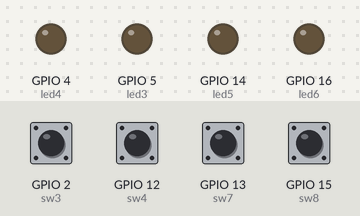
Bench run of a sketch on a simulated ESP8266 (NodeMCU). Shown: output pins drawn as LEDs (lit = HIGH). Dashed ring = blinking. Inputs (shaded band) come from the test bench; at power-on: GPIO 2 (sw3) HIGH, GPIO 12 (sw4), GPIO 13 (sw7), GPIO 15 (sw8) LOW.

Above: at 1.2 s.
1.3 s: GPIO 2 (sw3) pulled LOW for 0.15 s
At 2.15 s:
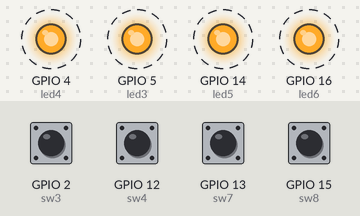
4.3 s: GPIO 12 (sw4) pulled HIGH for 0.15 s
7.3 s: GPIO 13 (sw7) pulled HIGH for 0.15 s
At 7.9 s:
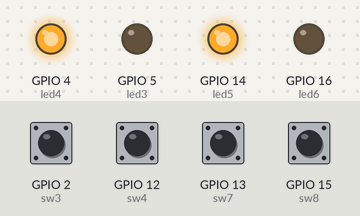
8.9 s: GPIO 15 (sw8) pulled HIGH for 1 s
At 10.3 s:
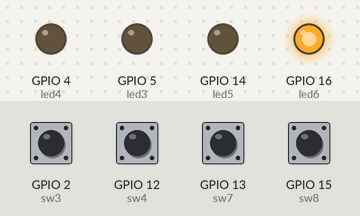
11.4 s: GPIO 15 (sw8) pulled HIGH for 0.15 s
At 12.6 s:
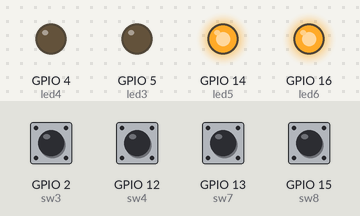
13.0 s: GPIO 2 (sw3) pulled LOW for 1 s
At 13.45 s:
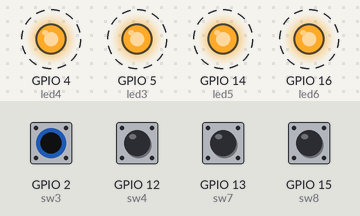
Timing chart, 0 to 17.0 s (numbered marks = the images above; inputs shaded):
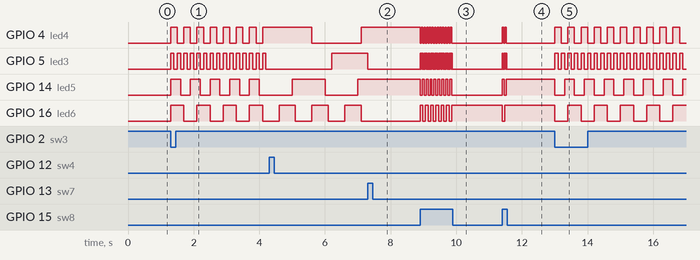

Measured:
- after the input at 1.3 s, GPIO 4 (led4): alternates HIGH for 0.20 s and LOW for 0.20 s, starting at once; GPIO 5 (led3): alternates HIGH for 0.10 s and LOW for 0.10 s, starting at once; GPIO 14 (led5): alternates HIGH for 0.30 s and LOW for 0.30 s, starting at once; GPIO 16 (led6): alternates HIGH for 0.40 s and LOW for 0.40 s, starting at once
- after the input at 7.3 s, GPIO 4 (led4): stays HIGH (without the input it goes to LOW after 1.3 s); GPIO 5 (led3): HIGH → LOW after 0.00 s instead of 0.90 s; GPIO 14 (led5): stays HIGH (without the input it goes to LOW after 0.70 s); GPIO 16 (led6): stays LOW (without the input it goes to HIGH after 0.30 s)
- after the input at 8.9 s, GPIO 4 (led4): alternates HIGH for 0.04 s and LOW for 0.04 s, 25 changes in all, then stays LOW, starting at once; GPIO 5 (led3): alternates HIGH for 0.02 s and LOW for 0.02 s, 50 changes in all, then stays LOW, starting at once
- after the input at 11.4 s, GPIO 4 (led4): alternates HIGH for 0.04 s and LOW for 0.04 s, 4 changes in all, then stays LOW, starting at once; GPIO 5 (led3): alternates HIGH for 0.02 s and LOW for 0.02 s, 8 changes in all, then stays LOW, starting at once
- after the input at 13.0 s, GPIO 4 (led4): alternates HIGH for 0.20 s and LOW for 0.20 s, starting at once; GPIO 5 (led3): alternates HIGH for 0.10 s and LOW for 0.10 s, starting at once; GPIO 14 (led5): alternates HIGH for 0.30 s and LOW for 0.30 s, starting at once; GPIO 16 (led6): alternates HIGH for 0.40 s and LOW for 0.40 s, starting at once

The sketch:

Blinking_LED.ino
```cpp
#define led3 5
#define led4 4
#define led5 14
#define led6 16
#define sw3 2 //pushbutton
#define sw4 12 //pushbutton
#define sw7 13 //switch
#define sw8 15 //switch

long debouncing_time = 50; // push button stabilizing
volatile unsigned long last_microssw3;
volatile unsigned long last_microssw4;
volatile unsigned long holdtime;
volatile bool holdcheck = false;

unsigned long previousMillis[4];

volatile bool sw7state = LOW;
volatile bool sw8state = LOW;
volatile bool sw3state = LOW;
volatile bool sw4state = LOW;

volatile uint8 config1 = 0;
volatile uint8 config2 = 0;
volatile uint8 config3 = 0;
volatile uint8 config4 = 0;

uint8 cse;

void setup() {
pinMode(led3, OUTPUT);
pinMode(led4, OUTPUT);
pinMode(led5, OUTPUT);
pinMode(led6, OUTPUT);
attachInterrupt(digitalPinToInterrupt(sw7), sw7int, CHANGE);
attachInterrupt(digitalPinToInterrupt(sw8), sw8int, CHANGE);
attachInterrupt(digitalPinToInterrupt(sw3), sw3int, CHANGE);
attachInterrupt(digitalPinToInterrupt(sw4), sw4int, CHANGE);
//Serial.begin(9600);
}

void loop() {
  // put your main code here, to run repeatedly:
if (sw7state == HIGH && sw8state == HIGH) {
  cse = 1;

  }
else if (sw7state == LOW && sw8state == LOW) {
  cse = 2;
}

else if (sw7state == HIGH && sw8state == LOW) {
  cse = 3;
}

else if (sw7state == LOW && sw8state == HIGH) {
  cse = 4;
}

if ((holdcheck == true) && ((micros() - holdtime)) >= 3000 * 1000) {
  holdcheck = false;
  if (digitalRead(sw3) == LOW) {
  if (cse == 1) {
      config1 = 0;
      config2 = 1;
      config3 = 0;
      config4 = 0;
      sw3state = HIGH;
      sw4state = LOW;
      }
   else if (cse == 2) {
      config1 = 0;
      config2 = 0;
      config3 = 0;
      config4 = 1;
      sw3state = HIGH;
      sw4state = LOW;
      }
  }
}

if (config1 == 1) {
  if (sw3state == HIGH) {
  BlinkLed(led3, 500, 0);
  BlinkLed(led4, 1000, 1);
  BlinkLed(led5, 1500, 2);
  BlinkLed(led6, 2000, 3);
  //Serial.println("config1 sw3 high");
  }
  else if (sw4state == HIGH) {
  BlinkLed(led3, 400, 0);
  BlinkLed(led4, 300, 1);
  BlinkLed(led5, 200, 2);
  BlinkLed(led6, 100, 3);
  //Serial.println("config1 sw4 high");
  }
}

if (config2 == 1) {
  if (sw3state == HIGH) {
  BlinkLed(led3, 2000, 0);
  BlinkLed(led4, 1500, 1);
  BlinkLed(led5, 1000, 2);
  BlinkLed(led6, 500, 3);
  //Serial.println("config2 sw3 high");
  }
  else if (sw4state == HIGH) {
  BlinkLed(led3, 100, 0);
  BlinkLed(led4, 200, 1);
  BlinkLed(led5, 300, 2);
  BlinkLed(led6, 400, 3);
  //Serial.println("config2 sw4 high");
  }
}

if (config3 == 1) {
  if (sw3state == HIGH) {
  BlinkLed(led3, 100, 0);
  BlinkLed(led4, 200, 1);
  BlinkLed(led5, 300, 2);
  BlinkLed(led6, 400, 3);
  //Serial.println("config3 sw3 high");
  }
  else if (sw4state == HIGH) {
  BlinkLed(led3, 2000, 0);
  BlinkLed(led4, 1500, 1);
  BlinkLed(led5, 1000, 2);
  BlinkLed(led6, 500, 3);
  //Serial.println("config3 sw4 high");
  }
}

if (config4 == 1) {
  if (sw3state == HIGH) {
  BlinkLed(led3, 400, 0);
  BlinkLed(led4, 300, 1);
  BlinkLed(led5, 200, 2);
  BlinkLed(led6, 100, 3);
  //Serial.println("config4 sw3 high");
  }
  else if (sw4state == HIGH) {
  BlinkLed(led3, 500, 0);
  BlinkLed(led4, 1000, 1);
  BlinkLed(led5, 1500, 2);
  BlinkLed(led6, 2000, 3);
  //Serial.println("config4 sw4 high");
  }
}

if (cse == 3) {
  config1 = 0;
  config2 = 0;
  config3 = 0;
  config4 = 0;
  BlinkLed(led3, 500, 0);
  BlinkLed(led4, 600, 1);
  BlinkLed(led5, 700, 2);
  BlinkLed(led6, 800, 3);
  //Serial.println("c3 active, pushbuttons disabled");
  }

if (cse == 4) {
  config1 = 0;
  config2 = 0;
  config3 = 0;
  config4 = 0;
  BlinkLed(led3, 20, 0);
  BlinkLed(led4, 40, 1);
  BlinkLed(led5, 60, 2);
  BlinkLed(led6, 80, 3);
  //Serial.println("c4 active, pushbuttons disabled");
  }
//Serial.println(cse);

}


ICACHE_RAM_ATTR
void sw7int() {
    sw7state = digitalRead(sw7);
}

void sw8int() {
    sw8state = digitalRead(sw8);
}

void sw3int() {


  if ((long)(micros() - last_microssw3) >= debouncing_time * 1000) {

   holdtime = micros();
   holdcheck = true;
    if ((cse == 1) && (config2 == 0)) {
      config1 = 1;
      config2 = 0;
      config3 = 0;
      config4 = 0;
      sw3state = HIGH;
      sw4state = LOW;
      }

    if ((cse == 2) && (config4 == 0)) {
      config1 = 0;
      config2 = 0;
      config3 = 1;
      config4 = 0;
      sw3state = HIGH;
      sw4state = LOW;
      }
     else {
      sw3state = HIGH;
      sw4state = LOW;
      }
    }
 last_microssw3 = micros();
 }


void sw4int() {
  if((long)(micros() - last_microssw4) >= debouncing_time * 1000) {
   sw3state = LOW;
   sw4state = HIGH;
   //Serial.println("sw4int");
   //Serial.println(config1);
    }
    last_microssw4 = micros();
}

void BlinkLed (int led, int interval, int array){

  //(long) can be omitted if you dont plan to blink led for very long time I think
   if (((long)millis() - previousMillis[array]) >= interval){

    previousMillis[array]= millis(); //stores the millis value in the selected array

    digitalWrite(led, !digitalRead(led)); //changes led state
  }
}
```
